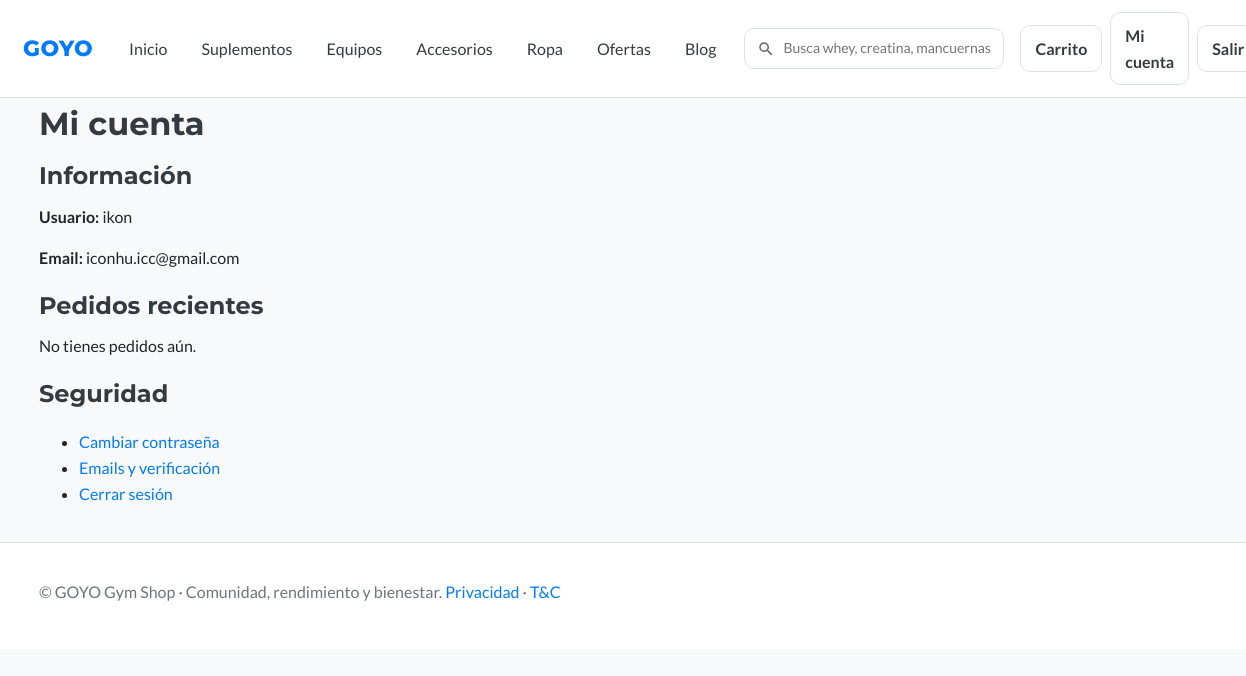
/accounts/profile/ (signed in), run on an earlier commit of the app's database.
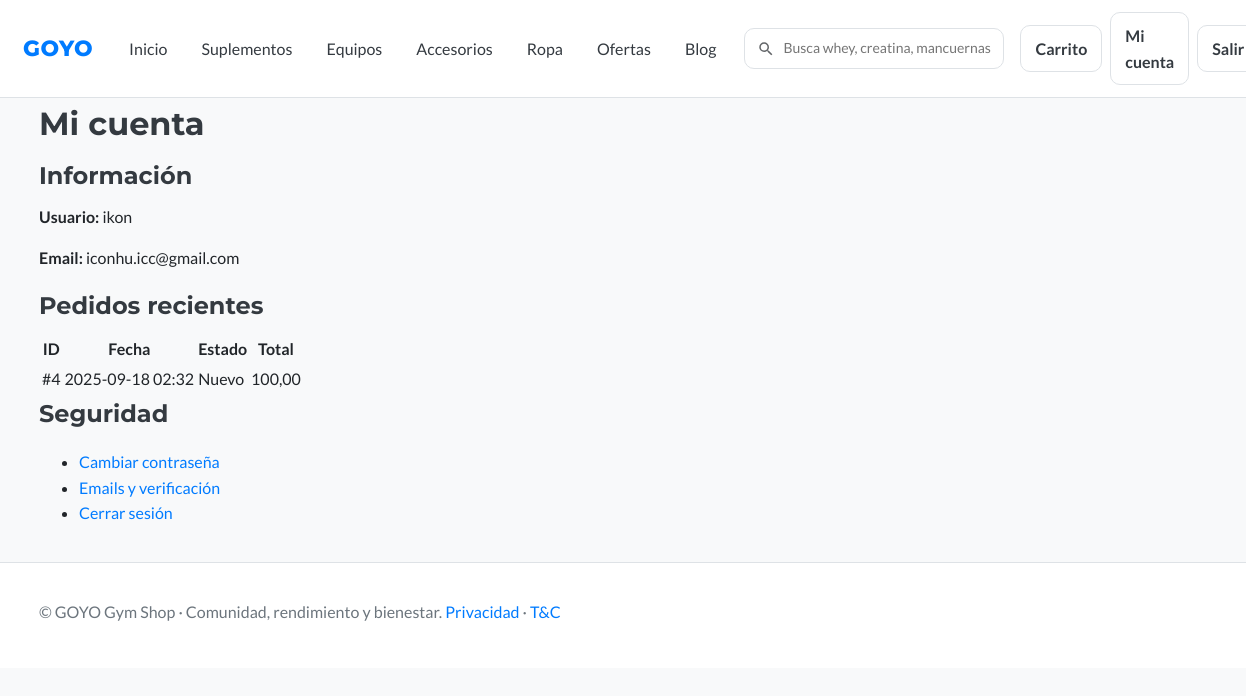
And on a later commit of the database.
### orders/models.py (models this page shows)
class Order(models.Model):
    STATUS = [("new","Nuevo"),("paid","Pagado"),("shipped","Enviado"),("delivered","Entregado"),("cancelled","Cancelado")]
    user = models.ForeignKey(User, on_delete=models.SET_NULL, null=True, blank=True)
    status = models.CharField(max_length=20, choices=STATUS, default="new")
    created_at = models.DateTimeField(auto_now_add=True)
    updated_at = models.DateTimeField(auto_now=True)
    address = models.ForeignKey(Address, on_delete=models.PROTECT)
    total = models.DecimalField(max_digits=12, decimal_places=2, default=0)

### core/views.py (the view)
class AccountDashboardView(LoginRequiredMixin, TemplateView):
    login_url = "/accounts/login/"
    template_name = "account/dashboard.html"
    def get_context_data(self, **kwargs):
        ctx = super().get_context_data(**kwargs)
        ctx["orders"] = Order.objects.filter(user=self.request.user).order_by("-created_at")[:10]
        return ctx

### core/context_processors.py (called while the page is built)
def header_context(request):
    return {
        "SITE_NAME": "GOYO Gym Shop",
        "CATEGORIES": [
            {"name":"Suplementos","slug":"suplementos"},
            {"name":"Equipos","slug":"equipos"},
            {"name":"Accesorios","slug":"accesorios"},
            {"name":"Ropa","slug":"ropa"},
            {"name":"Ofertas","slug":"ofertas"},
            {"name":"Packs","slug":"packs"},
        ],
    }

### templates/account/dashboard.html
{% extends "base.html" %} {% block content %}
<h1>Mi cuenta</h1>
<section>
  <h2>Información</h2>
  <p><strong>Usuario:</strong> {{ request.user.username }}</p>
  <p><strong>Email:</strong> {{ request.user.email }}</p>
</section>
<section>
  <h2>Pedidos recientes</h2>
  {% if orders %}
  <table>
    <thead>
      <tr>
        <th>ID</th>
        <th>Fecha</th>
        <th>Estado</th>
        <th>Total</th>
      </tr>
    </thead>
    <tbody>
      {% for o in orders %}
      <tr>
        <td>#{{ o.id }}</td>
        <td>{{ o.created_at|date:"Y-m-d H:i" }}</td>
        <td>{{ o.get_status_display }}</td>
        <td>{{ o.total }}</td>
      </tr>
      {% endfor %}
    </tbody>
  </table>
  {% else %}
  <p>No tienes pedidos aún.</p>
  {% endif %}
</section>
<section>
  <h2>Seguridad</h2>
  <ul>
    <li>
      <a href="{% url 'account_change_password' %}">Cambiar contraseña</a>
    </li>
    <li><a href="{% url 'account_email' %}">Emails y verificación</a></li>
    <li><a href="{% url 'account_logout' %}">Cerrar sesión</a></li>
  </ul>
</section>
{% endblock %}

What changed in the data, as far as the page shows it:
added Order: id "4", created_at "2025-09-18 02:32", status "Nuevo", total "100,00"
Also different on the page:
text no longer shown: "No tienes pedidos aún."
text now shown: "ID Fecha Estado Total"
